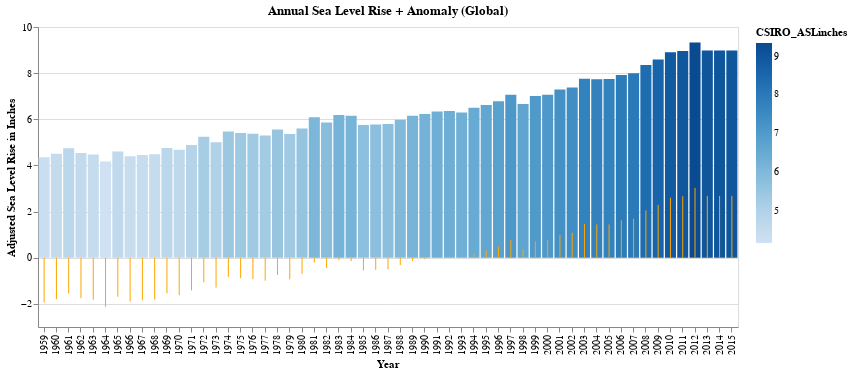

Notebook code for this chart:
### Code cell
#Sea level rise + Anamoly for 57 years
import altair as alt
from vega_datasets import data


chart1 = alt.Chart(df_merged_final).encode(
    x=alt.X('Year_Merge:O', title='Year'),
    y=alt.Y('CSIRO_ASLinches:Q', title='Adjusted Sea Level Rise in Inches'),
    color='CSIRO_ASLinches:Q'
).properties(
    height=300,
    width=700
)

chart2 = alt.Chart(df_merged_final).encode(
   x=alt.X('Year_Merge:O', title='Year'),
    y=alt.Y('Anamoly_CSIRO_ASLinches:Q', title='Adjusted Sea Level Rise in Inches'),
).properties(
    height=300,
    width=700
)

alt.layer(chart1.mark_bar(),chart2.mark_rule(color='orange'),title='Annual Sea Level Rise + Anomaly (Global)')

### Figure 1 — Vega-Lite specification as saved in the notebook (floating-point values rounded to 4 significant figures)
{"config": {"view": {"continuousWidth": 400, "continuousHeight": 300}}, "layer": [{"mark": "bar", "encoding": {"color": {"type": "quantitative", "field": "CSIRO_ASLinches"}, "x": {"type": "ordinal", "field": "Year_Merge", "title": "Year"}, "y": {"type": "quantitative", "field": "CSIRO_ASLinches", "title": "Adjusted Sea Level Rise in Inches"}}, "height": 300, "width": 700}, {"mark": {"type": "rule", "color": "orange"}, "encoding": {"x": {"type": "ordinal", "field": "Year_Merge", "title": "Year"}, "y": {"type": "quantitative", "field": "Anamoly_CSIRO_ASLinches", "title": "Adjusted Sea Level Rise in Inches"}}, "height": 300, "width": 700}], "data": {"name": "data-bec87964546378e46fc76c89abcf4b2d"}, "title": "Annual Sea Level Rise + Anomaly (Global)", "$schema": "https://vega.github.io/schema/vega-lite/v4.8.1.json", "datasets": {"data-bec87964546378e46fc76c89abcf4b2d": [{"Year_Merge": 1959, "Rnf_MM": 54.3, "Anamoly_RnfMM": -0.6888, "Tmp_Cls": 6.752, "Anamoly_TmpCls": -0.4105, "CSIRO_ASLinches": 4.358, "Anamoly_CSIRO_ASLinches": -1.939, "MLHawai_CO2ppm": 316.0, "Anamoly_CO2ppm": -35.67}, {"Year_Merge": 1960, "Rnf_MM": 52.34, "Anamoly_RnfMM": -2.641, "Tmp_Cls": 6.788, "Anamoly_TmpCls": -0.3738, "CSIRO_ASLinches": 4.504, "Anamoly_CSIRO_ASLinches": -1.793, "MLHawai_CO2ppm": 316.9, "Anamoly_CO2ppm": -34.73}, {"Year_Merge": 1961, "Rnf_MM": 56.53, "Anamoly_RnfMM": 1.543, "Tmp_Cls": 6.538, "Anamoly_TmpCls": -0.6246, "CSIRO_ASLinches": 4.748, "Anamoly_CSIRO_ASLinches": -1.549, "MLHawai_CO2ppm": 317.6, "Anamoly_CO2ppm": -34.0}, {"Year_Merge": 1962, "Rnf_MM": 51.67, "Anamoly_RnfMM": -3.312, "Tmp_Cls": 6.968, "Anamoly_TmpCls": -0.1939, "CSIRO_ASLinches": 4.543, "Anamoly_CSIRO_ASLinches": -1.754, "MLHawai_CO2ppm": 318.4, "Anamoly_CO2ppm": -33.19}, {"Year_Merge": 1963, "Rnf_MM": 48.88, "Anamoly_RnfMM": -6.1, "Tmp_Cls": 7.108, "Anamoly_TmpCls": -0.05379, "CSIRO_ASLinches": 4.48, "Anamoly_CSIRO_ASLinches": -1.817, "MLHawai_CO2ppm": 319.0, "Anamoly_CO2ppm": -32.65}, {"Year_Merge": 1964, "Rnf_MM": 53.14, "Anamoly_RnfMM": -1.84, "Tmp_Cls": 6.357, "Anamoly_TmpCls": -0.8052, "CSIRO_ASLinches": 4.169, "Anamoly_CSIRO_ASLinches": -2.128, "MLHawai_CO2ppm": 319.6, "Anamoly_CO2ppm": -32.02}, {"Year_Merge": 1965, "Rnf_MM": 54.98, "Anamoly_RnfMM": -0.007966, "Tmp_Cls": 6.562, "Anamoly_TmpCls": -0.6001, "CSIRO_ASLinches": 4.61, "Anamoly_CSIRO_ASLinches": -1.687, "MLHawai_CO2ppm": 320.0, "Anamoly_CO2ppm": -31.6}, {"Year_Merge": 1966, "Rnf_MM": 48.79, "Anamoly_RnfMM": -6.193, "Tmp_Cls": 6.357, "Anamoly_TmpCls": -0.8049, "CSIRO_ASLinches": 4.398, "Anamoly_CSIRO_ASLinches": -1.9, "MLHawai_CO2ppm": 321.4, "Anamoly_CO2ppm": -30.26}, {"Year_Merge": 1967, "Rnf_MM": 54.02, "Anamoly_RnfMM": -0.961, "Tmp_Cls": 6.916, "Anamoly_TmpCls": -0.2466, "CSIRO_ASLinches": 4.453, "Anamoly_CSIRO_ASLinches": -1.844, "MLHawai_CO2ppm": 322.2, "Anamoly_CO2ppm": -29.48}, {"Year_Merge": 1968, "Rnf_MM": 52.78, "Anamoly_RnfMM": -2.208, "Tmp_Cls": 6.543, "Anamoly_TmpCls": -0.6193, "CSIRO_ASLinches": 4.484, "Anamoly_CSIRO_ASLinches": -1.813, "MLHawai_CO2ppm": 323.0, "Anamoly_CO2ppm": -28.6}, {"Year_Merge": 1969, "Rnf_MM": 52.82, "Anamoly_RnfMM": -2.168, "Tmp_Cls": 6.816, "Anamoly_TmpCls": -0.3459, "CSIRO_ASLinches": 4.752, "Anamoly_CSIRO_ASLinches": -1.545, "MLHawai_CO2ppm": 324.6, "Anamoly_CO2ppm": -27.02}, {"Year_Merge": 1970, "Rnf_MM": 52.84, "Anamoly_RnfMM": -2.149, "Tmp_Cls": 6.707, "Anamoly_TmpCls": -0.4553, "CSIRO_ASLinches": 4.677, "Anamoly_CSIRO_ASLinches": -1.62, "MLHawai_CO2ppm": 325.7, "Anamoly_CO2ppm": -25.96}, {"Year_Merge": 1971, "Rnf_MM": 54.01, "Anamoly_RnfMM": -0.9782, "Tmp_Cls": 6.316, "Anamoly_TmpCls": -0.8466, "CSIRO_ASLinches": 4.882, "Anamoly_CSIRO_ASLinches": -1.415, "MLHawai_CO2ppm": 326.3, "Anamoly_CO2ppm": -25.32}, {"Year_Merge": 1972, "Rnf_MM": 55.37, "Anamoly_RnfMM": 0.3863, "Tmp_Cls": 6.309, "Anamoly_TmpCls": -0.8527, "CSIRO_ASLinches": 5.24, "Anamoly_CSIRO_ASLinches": -1.057, "MLHawai_CO2ppm": 327.4, "Anamoly_CO2ppm": -24.19}, {"Year_Merge": 1973, "Rnf_MM": 60.52, "Anamoly_RnfMM": 5.536, "Tmp_Cls": 6.888, "Anamoly_TmpCls": -0.2746, "CSIRO_ASLinches": 5.004, "Anamoly_CSIRO_ASLinches": -1.293, "MLHawai_CO2ppm": 329.7, "Anamoly_CO2ppm": -21.96}, {"Year_Merge": 1974, "Rnf_MM": 53.78, "Anamoly_RnfMM": -1.21, "Tmp_Cls": 6.714, "Anamoly_TmpCls": -0.4485, "CSIRO_ASLinches": 5.472, "Anamoly_CSIRO_ASLinches": -0.8248, "MLHawai_CO2ppm": 330.2, "Anamoly_CO2ppm": -21.46}, {"Year_Merge": 1975, "Rnf_MM": 57.85, "Anamoly_RnfMM": 2.86, "Tmp_Cls": 6.302, "Anamoly_TmpCls": -0.8597, "CSIRO_ASLinches": 5.409, "Anamoly_CSIRO_ASLinches": -0.8878, "MLHawai_CO2ppm": 331.1, "Anamoly_CO2ppm": -20.56}, {"Year_Merge": 1976, "Rnf_MM": 47.51, "Anamoly_RnfMM": -7.474, "Tmp_Cls": 6.65, "Anamoly_TmpCls": -0.512, "CSIRO_ASLinches": 5.37, "Anamoly_CSIRO_ASLinches": -0.9271, "MLHawai_CO2ppm": 332.1, "Anamoly_CO2ppm": -19.59}, {"Year_Merge": 1977, "Rnf_MM": 54.33, "Anamoly_RnfMM": -0.6563, "Tmp_Cls": 7.309, "Anamoly_TmpCls": 0.1469, "CSIRO_ASLinches": 5.303, "Anamoly_CSIRO_ASLinches": -0.9941, "MLHawai_CO2ppm": 333.8, "Anamoly_CO2ppm": -17.86}, {"Year_Merge": 1978, "Rnf_MM": 53.98, "Anamoly_RnfMM": -1.008, "Tmp_Cls": 6.928, "Anamoly_TmpCls": -0.2342, "CSIRO_ASLinches": 5.555, "Anamoly_CSIRO_ASLinches": -0.7421, "MLHawai_CO2ppm": 335.4, "Anamoly_CO2ppm": -16.23}, {"Year_Merge": 1979, "Rnf_MM": 58.36, "Anamoly_RnfMM": 3.37, "Tmp_Cls": 6.689, "Anamoly_TmpCls": -0.4732, "CSIRO_ASLinches": 5.362, "Anamoly_CSIRO_ASLinches": -0.935, "MLHawai_CO2ppm": 336.8, "Anamoly_CO2ppm": -14.86}, {"Year_Merge": 1980, "Rnf_MM": 51.57, "Anamoly_RnfMM": -3.414, "Tmp_Cls": 7.156, "Anamoly_TmpCls": -0.006148, "CSIRO_ASLinches": 5.598, "Anamoly_CSIRO_ASLinches": -0.6988, "MLHawai_CO2ppm": 338.7, "Anamoly_CO2ppm": -12.96}, {"Year_Merge": 1981, "Rnf_MM": 54.8, "Anamoly_RnfMM": -0.1876, "Tmp_Cls": 7.861, "Anamoly_TmpCls": 0.6986, "CSIRO_ASLinches": 6.087, "Anamoly_CSIRO_ASLinches": -0.2106, "MLHawai_CO2ppm": 340.1, "Anamoly_CO2ppm": -11.54}, {"Year_Merge": 1982, "Rnf_MM": 60.98, "Anamoly_RnfMM": 5.991, "Tmp_Cls": 6.478, "Anamoly_TmpCls": -0.6837, "CSIRO_ASLinches": 5.858, "Anamoly_CSIRO_ASLinches": -0.4389, "MLHawai_CO2ppm": 341.4, "Anamoly_CO2ppm": -10.2}, {"Year_Merge": 1983, "Rnf_MM": 60.6, "Anamoly_RnfMM": 5.612, "Tmp_Cls": 6.971, "Anamoly_TmpCls": -0.191, "CSIRO_ASLinches": 6.189, "Anamoly_CSIRO_ASLinches": -0.1082, "MLHawai_CO2ppm": 343.0, "Anamoly_CO2ppm": -8.607}, {"Year_Merge": 1984, "Rnf_MM": 55.44, "Anamoly_RnfMM": 0.4597, "Tmp_Cls": 6.77, "Anamoly_TmpCls": -0.392, "CSIRO_ASLinches": 6.154, "Anamoly_CSIRO_ASLinches": -0.1437, "MLHawai_CO2ppm": 344.6, "Anamoly_CO2ppm": -7.057}, {"Year_Merge": 1985, "Rnf_MM": 55.14, "Anamoly_RnfMM": 0.152, "Tmp_Cls": 6.578, "Anamoly_TmpCls": -0.5837, "CSIRO_ASLinches": 5.748, "Anamoly_CSIRO_ASLinches": -0.5492, "MLHawai_CO2ppm": 346.0, "Anamoly_CO2ppm": -5.597}, {"Year_Merge": 1986, "Rnf_MM": 56.68, "Anamoly_RnfMM": 1.699, "Tmp_Cls": 7.542, "Anamoly_TmpCls": 0.3797, "CSIRO_ASLinches": 5.772, "Anamoly_CSIRO_ASLinches": -0.5256, "MLHawai_CO2ppm": 347.4, "Anamoly_CO2ppm": -4.247}, {"Year_Merge": 1987, "Rnf_MM": 52.63, "Anamoly_RnfMM": -2.354, "Tmp_Cls": 7.718, "Anamoly_TmpCls": 0.556, "CSIRO_ASLinches": 5.795, "Anamoly_CSIRO_ASLinches": -0.5019, "MLHawai_CO2ppm": 349.2, "Anamoly_CO2ppm": -2.477}, {"Year_Merge": 1988, "Rnf_MM": 47.88, "Anamoly_RnfMM": -7.108, "Tmp_Cls": 7.334, "Anamoly_TmpCls": 0.1723, "CSIRO_ASLinches": 5.98, "Anamoly_CSIRO_ASLinches": -0.3169, "MLHawai_CO2ppm": 351.6, "Anamoly_CO2ppm": -0.07719}, {"Year_Merge": 1989, "Rnf_MM": 54.38, "Anamoly_RnfMM": -0.6059, "Tmp_Cls": 6.853, "Anamoly_TmpCls": -0.3093, "CSIRO_ASLinches": 6.157, "Anamoly_CSIRO_ASLinches": -0.1397, "MLHawai_CO2ppm": 353.1, "Anamoly_CO2ppm": 1.433}, {"Year_Merge": 1990, "Rnf_MM": 59.24, "Anamoly_RnfMM": 4.254, "Tmp_Cls": 7.451, "Anamoly_TmpCls": 0.2891, "CSIRO_ASLinches": 6.232, "Anamoly_CSIRO_ASLinches": -0.06493, "MLHawai_CO2ppm": 354.4, "Anamoly_CO2ppm": 2.713}, {"Year_Merge": 1991, "Rnf_MM": 56.85, "Anamoly_RnfMM": 1.863, "Tmp_Cls": 7.566, "Anamoly_TmpCls": 0.4037, "CSIRO_ASLinches": 6.335, "Anamoly_CSIRO_ASLinches": 0.03744, "MLHawai_CO2ppm": 355.6, "Anamoly_CO2ppm": 3.933}, {"Year_Merge": 1992, "Rnf_MM": 56.48, "Anamoly_RnfMM": 1.499, "Tmp_Cls": 7.069, "Anamoly_TmpCls": -0.09295, "CSIRO_ASLinches": 6.358, "Anamoly_CSIRO_ASLinches": 0.06106, "MLHawai_CO2ppm": 356.4, "Anamoly_CO2ppm": 4.743}, {"Year_Merge": 1993, "Rnf_MM": 58.93, "Anamoly_RnfMM": 3.948, "Tmp_Cls": 7.096, "Anamoly_TmpCls": -0.06578, "CSIRO_ASLinches": 6.291, "Anamoly_CSIRO_ASLinches": -0.005871, "MLHawai_CO2ppm": 357.1, "Anamoly_CO2ppm": 5.433}, {"Year_Merge": 1994, "Rnf_MM": 55.55, "Anamoly_RnfMM": 0.5642, "Tmp_Cls": 7.377, "Anamoly_TmpCls": 0.2148, "CSIRO_ASLinches": 6.5, "Anamoly_CSIRO_ASLinches": 0.2028, "MLHawai_CO2ppm": 358.8, "Anamoly_CO2ppm": 7.183}, {"Year_Merge": 1995, "Rnf_MM": 56.57, "Anamoly_RnfMM": 1.586, "Tmp_Cls": 7.484, "Anamoly_TmpCls": 0.3218, "CSIRO_ASLinches": 6.618, "Anamoly_CSIRO_ASLinches": 0.3209, "MLHawai_CO2ppm": 360.8, "Anamoly_CO2ppm": 9.163}, {"Year_Merge": 1996, "Rnf_MM": 58.43, "Anamoly_RnfMM": 3.441, "Tmp_Cls": 6.731, "Anamoly_TmpCls": -0.4315, "CSIRO_ASLinches": 6.787, "Anamoly_CSIRO_ASLinches": 0.4902, "MLHawai_CO2ppm": 362.6, "Anamoly_CO2ppm": 10.95}, {"Year_Merge": 1997, "Rnf_MM": 55.71, "Anamoly_RnfMM": 0.7273, "Tmp_Cls": 7.091, "Anamoly_TmpCls": -0.07145, "CSIRO_ASLinches": 7.067, "Anamoly_CSIRO_ASLinches": 0.7697, "MLHawai_CO2ppm": 363.7, "Anamoly_CO2ppm": 12.07}, {"Year_Merge": 1998, "Rnf_MM": 59.98, "Anamoly_RnfMM": 4.991, "Tmp_Cls": 8.098, "Anamoly_TmpCls": 0.9355, "CSIRO_ASLinches": 6.665, "Anamoly_CSIRO_ASLinches": 0.3681, "MLHawai_CO2ppm": 366.6, "Anamoly_CO2ppm": 15.01}, {"Year_Merge": 1999, "Rnf_MM": 51.96, "Anamoly_RnfMM": -3.029, "Tmp_Cls": 7.287, "Anamoly_TmpCls": 0.1244, "CSIRO_ASLinches": 7.012, "Anamoly_CSIRO_ASLinches": 0.7146, "MLHawai_CO2ppm": 368.3, "Anamoly_CO2ppm": 16.69}, {"Year_Merge": 2000, "Rnf_MM": 52.33, "Anamoly_RnfMM": -2.657, "Tmp_Cls": 7.496, "Anamoly_TmpCls": 0.3342, "CSIRO_ASLinches": 7.063, "Anamoly_CSIRO_ASLinches": 0.7658, "MLHawai_CO2ppm": 369.5, "Anamoly_CO2ppm": 17.88}, {"Year_Merge": 2001, "Rnf_MM": 52.54, "Anamoly_RnfMM": -2.448, "Tmp_Cls": 7.633, "Anamoly_TmpCls": 0.4711, "CSIRO_ASLinches": 7.287, "Anamoly_CSIRO_ASLinches": 0.9902, "MLHawai_CO2ppm": 371.1, "Anamoly_CO2ppm": 19.49}, {"Year_Merge": 2002, "Rnf_MM": 52.22, "Anamoly_RnfMM": -2.761, "Tmp_Cls": 7.795, "Anamoly_TmpCls": 0.6328, "CSIRO_ASLinches": 7.382, "Anamoly_CSIRO_ASLinches": 1.085, "MLHawai_CO2ppm": 373.2, "Anamoly_CO2ppm": 21.58}, {"Year_Merge": 2003, "Rnf_MM": 54.82, "Anamoly_RnfMM": -0.1645, "Tmp_Cls": 7.73, "Anamoly_TmpCls": 0.5677, "CSIRO_ASLinches": 7.76, "Anamoly_CSIRO_ASLinches": 1.463, "MLHawai_CO2ppm": 375.8, "Anamoly_CO2ppm": 24.13}, {"Year_Merge": 2004, "Rnf_MM": 58.26, "Anamoly_RnfMM": 3.275, "Tmp_Cls": 7.714, "Anamoly_TmpCls": 0.5514, "CSIRO_ASLinches": 7.74, "Anamoly_CSIRO_ASLinches": 1.443, "MLHawai_CO2ppm": 377.5, "Anamoly_CO2ppm": 25.85}, {"Year_Merge": 2005, "Rnf_MM": 54.75, "Anamoly_RnfMM": -0.2321, "Tmp_Cls": 7.931, "Anamoly_TmpCls": 0.7689, "CSIRO_ASLinches": 7.744, "Anamoly_CSIRO_ASLinches": 1.447, "MLHawai_CO2ppm": 379.8, "Anamoly_CO2ppm": 28.16}, {"Year_Merge": 2006, "Rnf_MM": 53.84, "Anamoly_RnfMM": -1.14, "Tmp_Cls": 7.972, "Anamoly_TmpCls": 0.8096, "CSIRO_ASLinches": 7.917, "Anamoly_CSIRO_ASLinches": 1.62, "MLHawai_CO2ppm": 381.9, "Anamoly_CO2ppm": 30.26}, {"Year_Merge": 2007, "Rnf_MM": 51.98, "Anamoly_RnfMM": -3.001, "Tmp_Cls": 7.879, "Anamoly_TmpCls": 0.7173, "CSIRO_ASLinches": 7.996, "Anamoly_CSIRO_ASLinches": 1.699, "MLHawai_CO2ppm": 383.8, "Anamoly_CO2ppm": 32.12}, {"Year_Merge": 2008, "Rnf_MM": 55.85, "Anamoly_RnfMM": 0.8619, "Tmp_Cls": 6.99, "Anamoly_TmpCls": -0.1719, "CSIRO_ASLinches": 8.35, "Anamoly_CSIRO_ASLinches": 2.053, "MLHawai_CO2ppm": 385.6, "Anamoly_CO2ppm": 33.95}, {"Year_Merge": 2009, "Rnf_MM": 56.33, "Anamoly_RnfMM": 1.343, "Tmp_Cls": 7.167, "Anamoly_TmpCls": 0.005276, "CSIRO_ASLinches": 8.587, "Anamoly_CSIRO_ASLinches": 2.289, "MLHawai_CO2ppm": 387.4, "Anamoly_CO2ppm": 35.73}, {"Year_Merge": 2010, "Rnf_MM": 55.44, "Anamoly_RnfMM": 0.4514, "Tmp_Cls": 7.591, "Anamoly_TmpCls": 0.4292, "CSIRO_ASLinches": 8.902, "Anamoly_CSIRO_ASLinches": 2.604, "MLHawai_CO2ppm": 389.9, "Anamoly_CO2ppm": 38.21}, {"Year_Merge": 2011, "Rnf_MM": 56.06, "Anamoly_RnfMM": 1.079, "Tmp_Cls": 7.548, "Anamoly_TmpCls": 0.386, "CSIRO_ASLinches": 8.965, "Anamoly_CSIRO_ASLinches": 2.667, "MLHawai_CO2ppm": 391.6, "Anamoly_CO2ppm": 39.99}, {"Year_Merge": 2012, "Rnf_MM": 52.16, "Anamoly_RnfMM": -2.829, "Tmp_Cls": 8.174, "Anamoly_TmpCls": 1.012, "CSIRO_ASLinches": 9.327, "Anamoly_CSIRO_ASLinches": 3.03, "MLHawai_CO2ppm": 393.8, "Anamoly_CO2ppm": 42.18}, {"Year_Merge": 2013, "Rnf_MM": 58.49, "Anamoly_RnfMM": 3.506, "Tmp_Cls": 7.329, "Anamoly_TmpCls": 0.1673, "CSIRO_ASLinches": 8.98, "Anamoly_CSIRO_ASLinches": 2.683, "MLHawai_CO2ppm": 396.5, "Anamoly_CO2ppm": 44.84}, {"Year_Merge": 2014, "Rnf_MM": 57.03, "Anamoly_RnfMM": 2.047, "Tmp_Cls": 7.782, "Anamoly_TmpCls": 0.6203, "CSIRO_ASLinches": 8.98, "Anamoly_CSIRO_ASLinches": 2.683, "MLHawai_CO2ppm": 398.6, "Anamoly_CO2ppm": 46.97}, {"Year_Merge": 2015, "Rnf_MM": 63.47, "Anamoly_RnfMM": 8.481, "Tmp_Cls": 8.481, "Anamoly_TmpCls": 1.319, "CSIRO_ASLinches": 8.98, "Anamoly_CSIRO_ASLinches": 2.683, "MLHawai_CO2ppm": 400.8, "Anamoly_CO2ppm": 49.19}]}}
